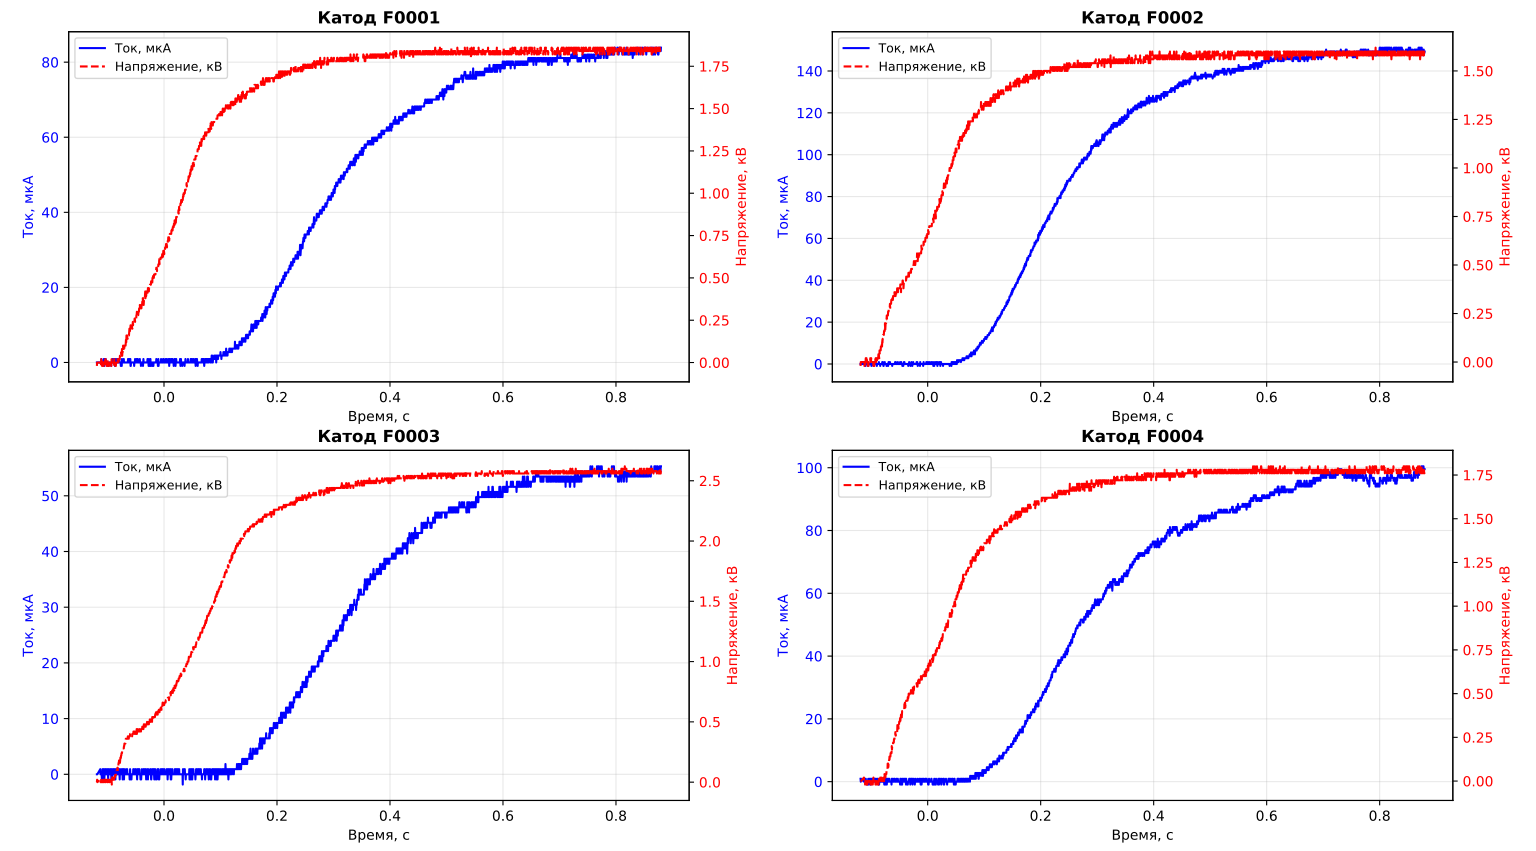

Recreate this plot in Python.
import os
import numpy as np
import matplotlib.pyplot as plt

# ==========================================
# 0. Принудительная смена рабочей папки
# ==========================================
target_dir = r"C:\Users\olezh\OneDrive\Рабочий стол\Лабы\Электроника\5 семестр\АЭП"
os.chdir(target_dir)
print(f"✅ Рабочая папка: {os.getcwd()}\n")

# ==========================================
# 1. Настройки и константы
# ==========================================
R_izm = 21700.0  # Измерительный резистор, Ом

def parse_tektronix(filepath):
    """Парсит CSV файл осциллографа Tektronix TDS2000 series"""
    time_data, volt_data = [], []
    with open(filepath, 'r', encoding='utf-8', errors='ignore') as f:
        for line in f:
            if line.startswith(','):
                parts = line.strip().split(',')
                try:
                    t = float(parts[3].strip().replace(',', '.'))
                    v = float(parts[4].strip().replace(',', '.'))
                    time_data.append(t)
                    volt_data.append(v)
                except (ValueError, IndexError):
                    continue
    return np.array(time_data), np.array(volt_data)

# ==========================================
# 2. Поиск и группировка файлов
# ==========================================
all_files = os.listdir('.')
ch1_files = [f for f in all_files if 'CH1' in f.upper() and f.upper().endswith('.CSV')]
ch3_files = [f for f in all_files if 'CH3' in f.upper() and f.upper().endswith('.CSV')]

if not ch1_files or not ch3_files:
    print("❌ ОШИБКА: Файлы CH1 или CH3 не найдены!")
    exit()

def get_prefix(filename):
    name = filename.upper().replace('.CSV', '')
    return name.replace('CH1', '').replace('CH3', '')

measurements = {}
for f in ch1_files:
    prefix = get_prefix(f)
    measurements.setdefault(prefix, {})['CH1'] = f
for f in ch3_files:
    prefix = get_prefix(f)
    measurements.setdefault(prefix, {})['CH3'] = f

print(f"📊 Найдено пар измерений: {len(measurements)}")

# ==========================================
# 3. Построение 4 графиков на одном изображении
# ==========================================
fig, axes = plt.subplots(2, 2, figsize=(14, 10))
axes = axes.flatten()  # Преобразуем 2D массив в 1D для удобства

plot_idx = 0
for prefix, files in sorted(measurements.items()):
    if 'CH1' not in files or 'CH3' not in files:
        continue
    if plot_idx >= 4:  # Максимум 4 графика
        break
        
    time, u_ch1 = parse_tektronix(files['CH1'])
    _, u_ch3 = parse_tektronix(files['CH3'])
    
    min_len = min(len(time), len(u_ch3))
    time = time[:min_len]
    u_ch1 = u_ch1[:min_len]
    u_ch3 = u_ch3[:min_len]
    
    # Расчёт тока в мкА и напряжения в кВ
    i_ua = (u_ch3 / R_izm) * 1e6
    u_kv = u_ch1 / 1000.0
    
    ax = axes[plot_idx]
    
    # График тока (синяя линия, левая ось Y)
    ax.plot(time, i_ua, color='blue', linewidth=1.5, label='Ток, мкА')
    ax.set_xlabel('Время, с', fontsize=10)
    ax.set_ylabel('Ток, мкА', color='blue', fontsize=10)
    ax.tick_params(axis='y', labelcolor='blue')
    ax.grid(True, alpha=0.3)
    ax.set_title(f'Катод {prefix}', fontsize=12, fontweight='bold')
    
    # График напряжения (красная пунктирная линия, правая ось Y)
    ax2 = ax.twinx()
    ax2.plot(time, u_kv, color='red', linewidth=1.5, linestyle='--', label='Напряжение, кВ')
    ax2.set_ylabel('Напряжение, кВ', color='red', fontsize=10)
    ax2.tick_params(axis='y', labelcolor='red')
    
    # Легенда
    lines1, labels1 = ax.get_legend_handles_labels()
    lines2, labels2 = ax2.get_legend_handles_labels()
    ax.legend(lines1 + lines2, labels1 + labels2, loc='upper left', fontsize=9)
    
    plot_idx += 1

# Если графиков меньше 4, скрываем пустые субплоты
for idx in range(plot_idx, 4):
    axes[idx].axis('off')

plt.tight_layout()
plt.savefig('transient_plots.png', dpi=300, bbox_inches='tight')
print("✅ График сохранён как 'transient_plots.png'")
plt.show()
